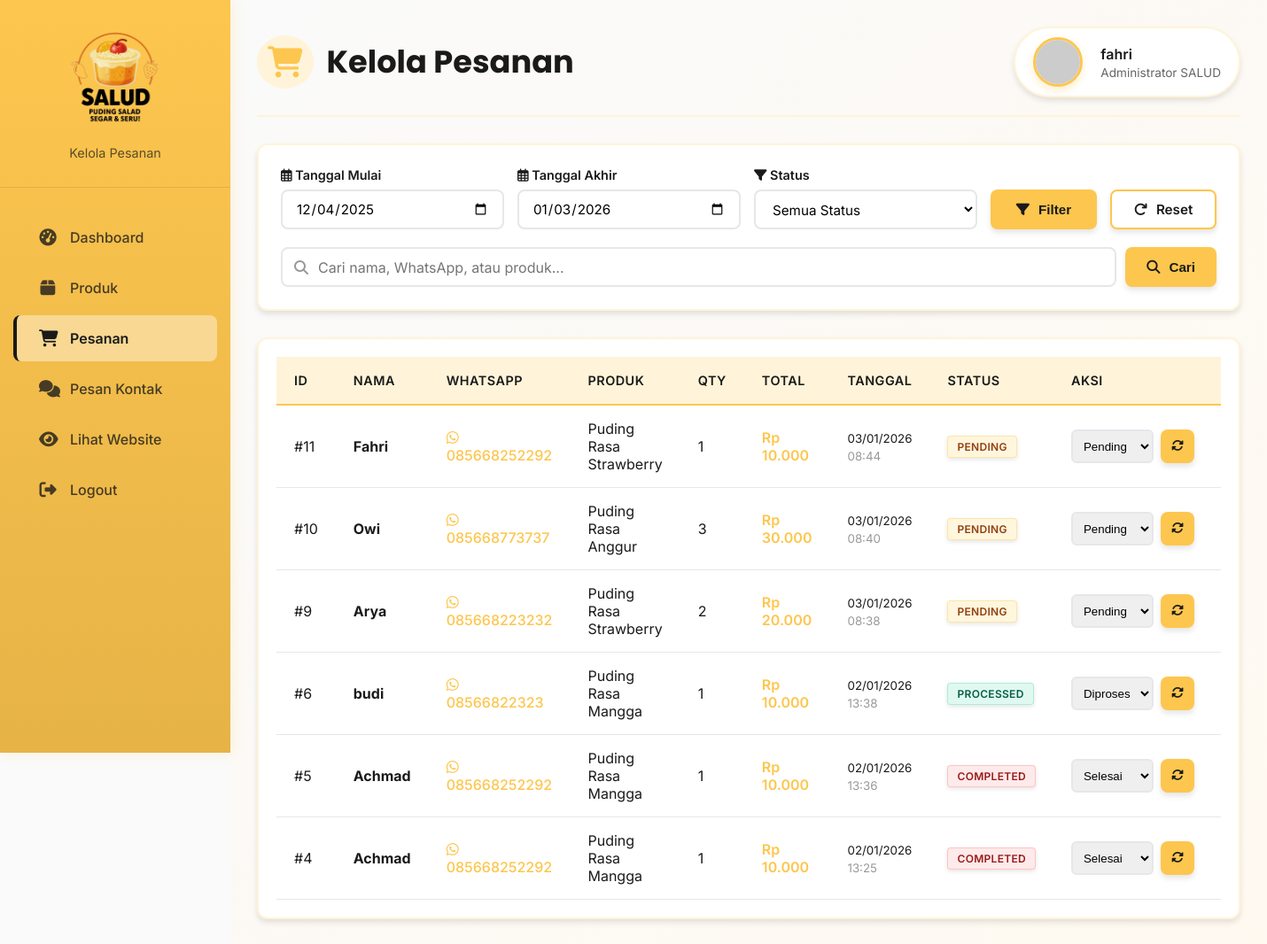
Screenshot of /admin/orders.php (signed in) with the database file from the repository.
### tables this page shows
CREATE TABLE `orders` (
  `id` int(11) NOT NULL,
  `customer_name` varchar(100) DEFAULT NULL,
  `whatsapp` varchar(20) DEFAULT NULL,
  `product_id` int(11) DEFAULT NULL,
  `quantity` int(11) DEFAULT NULL,
  `status` enum('pending','processed','completed') DEFAULT 'pending',
  `created_at` timestamp NOT NULL DEFAULT current_timestamp()
);

CREATE TABLE `products` (
  `id` int(11) NOT NULL,
  `name` varchar(100) DEFAULT NULL,
  `description` text DEFAULT NULL,
  `price` int(11) DEFAULT NULL,
  `stock` int(11) DEFAULT 0,
  `image` varchar(255) DEFAULT NULL,
  `created_at` timestamp NOT NULL DEFAULT current_timestamp()
);

### admin/orders.php (the view, shortened to what this page needs)
<?php
require_once '../includes/database.php';
$startDate = $_GET['start_date'] ?? date('Y-m-d', strtotime('-30 days'));
$endDate = $_GET['end_date'] ?? date('Y-m-d');
$where = "WHERE DATE(o.created_at) BETWEEN ? AND ?";
$params = [$startDate, $endDate];
$search = $_GET['search'] ?? '';
$limit = 10;
$page = isset($_GET['page']) ? (int)$_GET['page'] : 1;
$offset = ($page - 1) * $limit;
$query = "SELECT o.*, p.name as product_name, p.price as product_price
          FROM orders o
          LEFT JOIN products p ON o.product_id = p.id
          $where
          ORDER BY o.created_at DESC
          LIMIT ? OFFSET ?";
$params[] = $limit;
$params[] = $offset;
$stmt = $pdo->prepare($query);
$stmt->execute($params);
$orders = $stmt->fetchAll();
?>
<!DOCTYPE html>
<html lang="id">
<head>
    <link rel="stylesheet" href="../assets/css/admin.css">
    <link rel="stylesheet" href="https://cdnjs.cloudflare.com/ajax/libs/font-awesome/6.4.0/css/all.min.css">
</head>
<body class="admin-body">
    <div class="admin-container">
        <aside class="admin-sidebar">
            <div class="admin-logo">
                <img src="../assets/images/Logo Salad Puding Hitam.png" alt="SALUD Logo" class="admin-logo-img"
                     onerror="this.style.display='none'">
                <p>Kelola Pesanan</p>
            </div>
            <ul class="admin-nav">
                <li><a href="dashboard.php"><i class="fas fa-tachometer-alt"></i> Dashboard</a></li>
                <li><a href="products.php"><i class="fas fa-box"></i> Produk</a></li>
                <li><a href="orders.php" class="active"><i class="fas fa-shopping-cart"></i> Pesanan</a></li>
                <li><a href="chat.php"><i class="fas fa-comments"></i> Pesan Kontak</a></li>
                <li><a href="../index.php" target="_blank"><i class="fas fa-eye"></i> Lihat Website</a></li>
                <li><a href="logout.php"><i class="fas fa-sign-out-alt"></i> Logout</a></li>
            </ul>
        </aside>
        <main class="admin-main">
            <div class="admin-header">
                <h1><i class="fas fa-shopping-cart"></i> Kelola Pesanan</h1>
                <div class="admin-profile">
                    <div class="admin-avatar">
                        <img src="../assets/images/admin-avatar.png" alt="Admin Avatar"
                             onerror="this.src='https://ui-avatars.com/api/?name=<?= urlencode($_SESSION['admin_name'] ?? 'Admin') ?>&background=FDC64E&color=1A1A1A'">
                    </div>
                    <div class="admin-info">
                        <h4><?= htmlspecialchars($_SESSION['admin_name'] ?? 'Admin') ?></h4>
                        <p>Administrator SALUD</p>
                    </div>
                </div>
            </div>
            <div class="admin-filters">
                <form method="GET">
                    <div class="filter-row">
                        <div class="filter-group">
                            <label><i class="far fa-calendar-alt"></i> Tanggal Mulai</label>
                            <input type="date" name="start_date" value="<?= $startDate ?>" max="<?= date('Y-m-d') ?>" class="admin-form-control">
                        </div>
                        <div class="filter-group">
                            <label><i class="far fa-calendar-alt"></i> Tanggal Akhir</label>
                            <input type="date" name="end_date" value="<?= $endDate ?>" max="<?= date('Y-m-d') ?>" class="admin-form-control">
                        </div>
                        <div class="filter-group">
                            <label><i class="fas fa-filter"></i> Status</label>
                            <select name="status" class="admin-form-control">
                                <option value="">Semua Status</option>
                            </select>
                        </div>
                        <div class="filter-group" style="flex: 0 0 auto;">
                            <button type="submit" class="admin-btn admin-btn-primary" style="width: 100%; min-width: 120px;">
                                <i class="fas fa-filter"></i> Filter
                            </button>
                        </div>
                        <div class="filter-group" style="flex: 0 0 auto;">
                            <a href="orders.php" class="admin-btn admin-btn-secondary" style="width: 100%; min-width: 120px; display: inline-flex; align-items: center; justify-content: center; text-decoration: none;">
                                <i class="fas fa-redo"></i> Reset
                            </a>
                        </div>
                    </div>
                    <div style="display: flex; gap: 10px; align-items: center; margin-top: 15px;">
                        <div style="flex: 1; position: relative;">
                            <input type="text" name="search"
                                placeholder="Cari nama, WhatsApp, atau produk..."
                                value="<?= htmlspecialchars($search) ?>"
                                class="admin-form-control"
                                style="padding-left: 40px; width: 100%;">
                            <i class="fas fa-search" style="position: absolute; left: 15px; top: 50%; transform: translateY(-50%); color: #999;"></i>
                        </div>
                        <button type="submit" class="admin-btn admin-btn-primary" style="white-space: nowrap;">
                            <i class="fas fa-search"></i> Cari
                        </button>
                    </div>
                </form>
            </div>
            <div class="admin-table-container">
                <?php if (count($orders) > 0): ?>
                <table class="admin-table">
                    <thead>
                        <tr>
                            <th>ID</th>
                            <th>Nama</th>
                            <th>WhatsApp</th>
                            <th>Produk</th>
                            <th>Qty</th>
                            <th>Total</th>
                            <th>Tanggal</th>
                            <th>Status</th>
                            <th width="180">Aksi</th>
                        </tr>
                    </thead>
                    <tbody>
                        <?php foreach ($orders as $order):
                            $total = ($order['product_price'] ?? 0) * $order['quantity'];
                        ?>
                        <tr>
                            <td>#<?= $order['id'] ?></td>
                            <td>
                                <strong><?= htmlspecialchars($order['customer_name']) ?></strong>
                            </td>
                            <td>
                                <a href="https://wa.me/<?= preg_replace('/[^0-9]/', '', $order['whatsapp']) ?>"
                                   target="_blank"
                                   style="color: var(--admin-primary); text-decoration: none; font-weight: 500;"
                                   title="Chat via WhatsApp">
                                    <i class="fab fa-whatsapp"></i> <?= htmlspecialchars($order['whatsapp']) ?>
                                </a>
                            </td>
                            <td>
                                <?php if ($order['product_name']): ?>
                                    <?= htmlspecialchars($order['product_name']) ?>
                                <?php else: ?>
                                    <span style="color: #999; font-style: italic;">Contact Form</span>
                                <?php endif; ?>
                            </td>
                            <td><?= $order['quantity'] ?></td>
                            <td style="font-weight: 600; color: var(--admin-primary);">
                                <?php if ($total > 0): ?>
                                    Rp <?= number_format($total, 0, ',', '.') ?>
                                <?php else: ?>
                                    -
                                <?php endif; ?>
                            </td>
                            <td>
                                <small><?= date('d/m/Y', strtotime($order['created_at'])) ?></small><br>
                                <small style="color: #999;"><?= date('H:i', strtotime($order['created_at'])) ?></small>
                            </td>
                            <td>
                                <span class="admin-badge badge-<?= $order['status'] ?>">
                                    <?= $order['status'] ?>
                                </span>
                            </td>
                            <td>
                                <form method="POST" onsubmit="return confirmUpdate(<?= $order['id'] ?>, '<?= $order['status'] ?>')">
                                    <div style="display: flex; gap: 8px;">
                                        <select name="status" style="flex: 1; padding: 8px; border-radius: 6px; border: 2px solid var(--admin-border);">
                                            <option value="pending" <?= $order['status'] === 'pending' ? 'selected' : '' ?>>Pending</option>
                                            <option value="processed" <?= $order['status'] === 'processed' ? 'selected' : '' ?>>Diproses</option>
                                            <option value="completed" <?= $order['status'] === 'completed' ? 'selected' : '' ?>>Selesai</option>
                                        </select>
                                        <button type="submit" name="update_status" class="admin-btn admin-btn-primary admin-btn-small">
                                            <i class="fas fa-sync-alt"></i>
                                        </button>
                                    </div>
                                </form>
                            </td>
                        </tr>
                        <?php endforeach; ?>
                    </tbody>
                </table>
                <?php endif; ?>
            </div>
        </main>
    </div>
</body>
</html>

### rows the page displays
orders: id "11", customer_name "Fahri", whatsapp "085668252292", product.name "Puding Rasa Strawberry", quantity "1", total "10.000", created_at "03/01/2026", created_at "08:44", status "PENDING", status "Pending"
orders: id "10", customer_name "Owi", whatsapp "085668773737", product.name "Puding Rasa Anggur", quantity "3", total "30.000", created_at "03/01/2026", created_at "08:40", status "PENDING", status "Pending"
orders: id "9", customer_name "Arya", whatsapp "085668223232", product.name "Puding Rasa Strawberry", quantity "2", total "20.000", created_at "03/01/2026", created_at "08:38", status "PENDING", status "Pending"
orders: id "6", customer_name "budi", whatsapp "08566822323", product.name "Puding Rasa Mangga", quantity "1", total "10.000", created_at "02/01/2026", created_at "13:38", status "PROCESSED", status "Diproses"
orders: id "5", customer_name "Achmad", whatsapp "085668252292", product.name "Puding Rasa Mangga", quantity "1", total "10.000", created_at "02/01/2026", created_at "13:36", status "COMPLETED", status "Selesai"
orders: id "4", customer_name "Achmad", whatsapp "085668252292", product.name "Puding Rasa Mangga", quantity "1", total "10.000", created_at "02/01/2026", created_at "13:25", status "COMPLETED", status "Selesai"

### other values shown
$_SESSION['admin_name'] "fahri"
